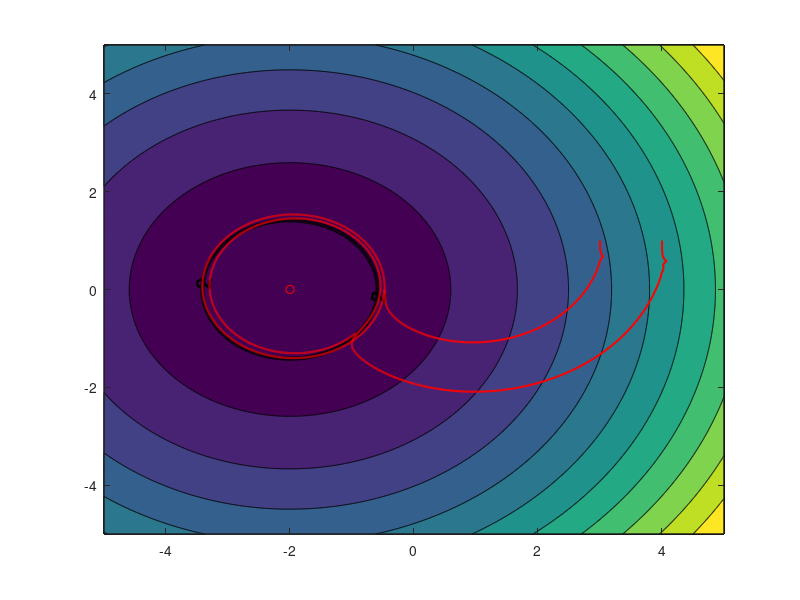

Write MATLAB code to recreate this figure. (Note: this script raises an error after producing the figure.)
%% Problem 3 (Part 2b)
clc;close all; clear all;
% Constants
p = -5:0.01:5;
c = -5:0.01:5;
[X,Y] = meshgrid(p,c);
l=0.07; 
dt=0.001; % step size or sampling frequency
tf=9; % Final time
iterations=length(0:dt:tf); %Number of iterations
R = [0, -1; 1, 0];
k1 = 3;
k2 = 1;
zd = 2;
thresh = .52;

% Initialization
r1_des = zeros(2,iterations);
r1_des(1,1) = 3; %Initial Position
r1_des(2,1) = 1; %Initial Position
r2_des = zeros(2,iterations);
r2_des(1,1) = 4; %Initial Position
r2_des(2,1) = 1; %Initial Position

x1_0 = r1_des(1,1);
y1_0 = r1_des(2,1); %-0.1; ??
theta1_0 = pi/2;
x1 = zeros(1,iterations-1);
y1 = zeros(1,iterations-1);
x1dot = zeros(1,iterations-1);
y1dot = zeros(1,iterations-1);
theta1 = zeros(1,iterations);
x1(1,1) = x1_0;
y1(1,1) = y1_0;
r0 = [-2,0]';
theta1(1,1)=theta1_0;

x2_0 = r2_des(1,1);
y2_0 = r2_des(2,1); %-0.1; ??
theta2_0 = pi/2;
x2 = zeros(1,iterations-1);
y2 = zeros(1,iterations-1);
x2dot = zeros(1,iterations-1);
y2dot = zeros(1,iterations-1);
theta2 = zeros(1,iterations);
x2(1,1) = x2_0;
y2(1,1) = y2_0;
r0 = [-2,0]';
r1 = [3 1];
r2 = [4 1];
theta2(1,1)=theta2_0;

D = (norm(r1-r0)+norm(r2-r0))/2;

% prepare video
video_flag = 0;
if video_flag
    fig = figure(1);
    %pause;
    myVideo = VideoWriter('animation3_2b.mp4', 'MPEG-4');
    myVideo.FrameRate = 100;
    myVideo.Quality = 75;
    open(myVideo);
end

i = 2;
animate = false;
while D > thresh && i < iterations

    % Plotting
    if animate
        if(i<30 || (i<45 && mod(i,2)==0) || mod(i,30)==0)
            fig=figure(1); 
            clf;
            pose=[x1(1,i-1);y1(1,i-1);theta1(1,i-1)];
            pose2 = [x2(1,i-1);y2(1,i-1);theta2(1,i-1)];
            [M,d] = contourf(X,Y,Z'); hold on
            [C,h] = contour(X, Y, Z', [2 2], 'k', 'LineWidth', 3); 
            clabel(C,h,2,'FontWeight','bold','FontSize',15) % Label 2 contour
            plot(x1(1,1:i-1),y1(1,1:i-1),'r', 'LineWidth', 1.5)
            plot(x2(1,1:i-1),y2(1,1:i-1),'r', 'LineWidth', 1.5)
            plot(r0(1),r0(2),'ro'); %Plot source in red
            plot_robot(pose,fig) %Plot the robot location
            plot_robot(pose2,fig) %Plot the robot location
            plot(r1(1),r1(2),'go')
            plot(r2(1),r2(2),'go')
            if video_flag
                frame = getframe(gcf);
                writeVideo(myVideo, frame);
            end
        end
    end
 
    % Desired Trajectory
    w = (r1_des(:,i-1) - r2_des(:,i-1)) / norm(r1_des(:,i-1) - r2_des(:,i-1));
    v = R*w;
    r1dot_des = k1*((norm(r1_des(:,i-1)-r0))^2-zd)*v + k2*w;
    r2dot_des = k1*((norm(r2_des(:,i-1)-r0))^2-zd)*v + k2*w;
    r1_des(:,i) = r1_des(:,i-1) + r1dot_des*dt;
    r2_des(:,i) = r2_des(:,i-1) + r2dot_des*dt;
     
    %Robot1
    % Transformation
    u1 = r1dot_des(1);
    u2 = r1dot_des(2);
    Rinv1 = [cos(theta1(1,i-1)) sin(theta1(1,i-1));-sin(theta1(1,i-1)) cos(theta1(1,i-1))];
    Lm = [1 0;0 1/l];
    vw1 = Lm*Rinv1*[u1; u2];
    v1 = vw1(1,1);
    omega1 = vw1(2,1);
    
    % Caculate velocities
    x1dot(1,i) = v1*cos(theta1(1,i-1));
    y1dot(1,i) = v1*sin(theta1(1,i-1));
    theta1dot = omega1;
    
    % Update motion
    x1(1,i)=x1(1,i-1)+dt*x1dot(1,i-1);
    y1(1,i)=y1(1,i-1)+dt*y1dot(1,i-1);
    theta1(1,i) = theta1(1,i-1)+dt*theta1dot;
    
    %Robot2
    % Transformation
    u1_2 = r2dot_des(1);
    u2_2 = r2dot_des(2);
    Rinv2 = [cos(theta2(1,i-1)) sin(theta2(1,i-1));-sin(theta2(1,i-1)) cos(theta2(1,i-1))];
    Lm = [1 0;0 1/l];
    vw2 = Lm*Rinv2*[u1_2; u2_2];
    v2 = vw2(1,1);
    omega2 = vw2(2,1);
    
    % Caculate velocities
    x2dot(1,i) = v2*cos(theta2(1,i-1));
    y2dot(1,i) = v2*sin(theta2(1,i-1));
    theta2dot = omega2;
    
    % Update motion
    x2(1,i)=x2(1,i-1)+dt*x2dot(1,i-1);
    y2(1,i)=y2(1,i-1)+dt*y2dot(1,i-1);
    theta2(1,i) = theta2(1,i-1)+dt*theta2dot;
    
    %Update D
    D = (norm(r1-r0)+norm(r2-r0))/2;
    
    i = i + 1;
    
end

%% Plotting 
plots = true;
if plots 
    xMIN = -5;
    xMAX = 5;
    yMIN = -5;
    yMAX = 5;

    xlim([xMIN xMAX])
    ylim([yMIN yMAX])
    %Contour Plot
    Z = zeros(length(p),length(c));
    for k = 1:length(p)
        for j = 1:length(c)
            Z(k,j) = (p(k)-r0(1))^2 + (c(j)-r0(2))^2; %Scalar Field
        end
    end
    [M,d] = contourf(X,Y,Z'); hold on
    [C,h] = contour(X, Y, Z', [2 2], 'k', 'LineWidth', 3); 
    clabel(C,h,2,'FontWeight','bold','FontSize',15) % Label 2 contour
    plot(r0(1),r0(2),'ro'); %Plot source in red
    
    fig=figure(1);
    A = [2,50,100,2000,4000,6000];
    arrowScale = [.25,.1,.1,.5,.5,.5];
    drawArrows = false;
    %Plot Trajectory
    plot(x1(1,1:end),y1(1,1:end),'r', 'LineWidth', 1.5)
    plot(x2(1,1:end),y2(1,1:end),'r', 'LineWidth', 1.5)
    for j = 1:length(A)
        for i = A(j) 
            pose=[x1(1,i-1);y1(1,i-1);theta1(1,i-1)];
            pose2 = [x2(1,i-1);y2(1,i-1);theta2(1,i-1)];
            plot_robot(pose,fig) %Plot the robot location
            plot_robot(pose2,fig) %Plot the robot location
            if drawArrows
                qp1 = quiver(x1(1,i-1),y1(1,i-1),x1dot(1,i-1)*arrowScale(j),y1dot(1,i-1)*arrowScale(j),'m','AutoScale','off');
                qp1.LineWidth = 1.5;
                qp1.MaxHeadSize = .5;
                qp2 = quiver(x2(1,i-1),y2(1,i-1),x2dot(1,i-1)*arrowScale(j),y2dot(1,i-1)*arrowScale(j),'m','AutoScale','off');
                qp2.LineWidth = 1.5;
                qp2.MaxHeadSize = .5;
            end
        end
    end
    
    pose=[x1(1,end);y1(1,end);theta1(1,end)];
    pose2 = [x2(1,end);y2(1,end);theta2(1,end)];
    plot_robot(pose,fig) %Plot the robot final location
    plot_robot(pose2,fig) 
end



if video_flag; close(myVideo); end


